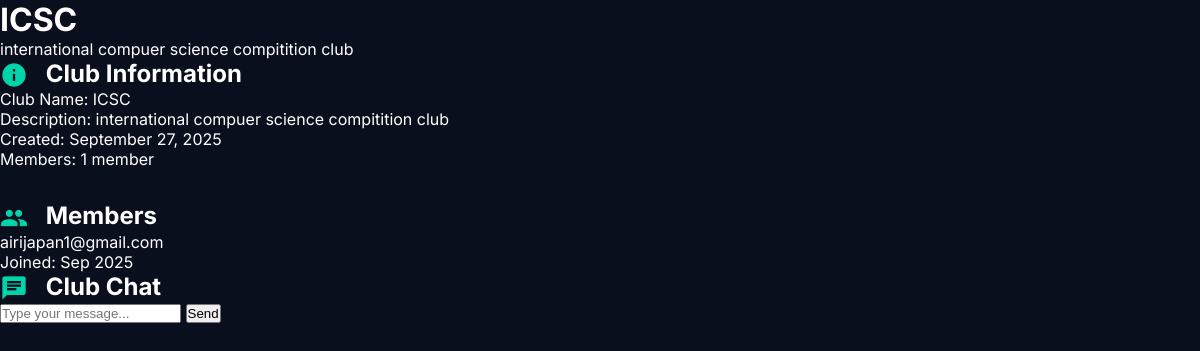
Screenshot of /clubs/2/dashboard/ (signed in) with the database file from the repository.
### api/models.py (models this page shows, shortened)
class Club(models.Model):
    name = models.CharField(max_length=150)
    description = models.TextField(blank=True)
    admin = models.ForeignKey('api.User', on_delete=models.CASCADE, related_name='admin_clubs')
    members = models.ManyToManyField('api.User', through='ClubMembership', related_name='clubs', blank=True)
    is_active = models.BooleanField(default=False, help_text="Set to True when a superuser approves the club")
    created_at = models.DateTimeField(auto_now_add=True)
    rejected_reason = models.TextField(blank=True, null=True, help_text="Reason for rejection if club was rejected")
    rejection_date = models.DateTimeField(null=True, blank=True)
    approved_date = models.DateTimeField(null=True, blank=True)

class User(AbstractUser):
    xp_points = models.IntegerField(default=0)

### frontend/views.py (the view)
# urls.py: path('clubs/<int:club_id>/dashboard/', club_dashboard_view, name='club_dashboard'),
@login_required
def club_dashboard_view(request, club_id):
    from django.shortcuts import get_object_or_404
    club = get_object_or_404(models.Club, id=club_id, is_active=True)
    is_member = False
    is_admin = False
    is_superuser = False
    if request.user.is_authenticated:
        is_superuser = request.user.is_superuser
        is_admin = club.admin == request.user
        is_member = club.members.filter(id=request.user.id).exists()
        if is_superuser:
            is_member = True  # Treat superusers as members for chat access
    context = {
        'club': club,
        'is_member': is_member,
        'is_admin': is_admin,
        'is_superuser': is_superuser,
        'websocket_url': f'/ws/chat/{club_id}/',
        'user': request.user
    }
    return render(request, 'club_dashboard.html', context)

### templates/club_dashboard.html (shortened to what this page needs)
<!DOCTYPE html>
<html lang="en">
<head>
    {% load static %}
    <link rel="stylesheet" href="{% static 'css/dashboard.css' %}">
</head>
<body class="club-dashboard">
    <div class="header">
        <h1>{{ club.name }}</h1>
        <p class="subtitle">{{ club.description }}</p>
    </div>
    <div class="dashboard-container">
        <div class="card">
            <h2><span class="material-icons">info</span> Club Information</h2>
            <div class="profile-info">
                <div class="info-item">
                    <span class="info-label">Club Name:</span>
                    <span class="info-value">{{ club.name }}</span>
                </div>
                <div class="info-item">
                    <span class="info-label">Description:</span>
                    <span class="info-value">{{ club.description }}</span>
                </div>
                <div class="info-item">
                    <span class="info-label">Created:</span>
                    <span class="info-value">{{ club.created_at|date:"F d, Y" }}</span>
                </div>
                <div class="info-item">
                    <span class="info-label">Members:</span>
                    <span class="info-value">{{ club.members.count }} member{{ club.members.count|pluralize }}</span>
                </div>
            </div>
            <h2 style="margin-top: 2rem;"><span class="material-icons">group</span> Members</h2>
            <div class="clubs-grid">
                {% for member in club.members.all %}
                    <div class="club-item">
                        <div class="club-description">{{ member.email }}</div>
                        <div class="club-description">Joined: {{ member.date_joined|date:"M Y" }}</div>
                    </div>
                {% empty %}
                    <div class="feature-item">
                        <div class="feature-title"><span class="material-icons">person_add</span> No Members Yet</div>
                        <div class="feature-description">This club is waiting for its first members to join!</div>
                    </div>
                {% endfor %}
            </div>
        </div>
        <div class="card chat-section">
            <h2><span class="material-icons">chat</span> Club Chat</h2>
            {% if user.is_authenticated and is_member %}
                <div class="chat-input-container">
                    <input type="text" id="chat-message-input" class="chat-input" placeholder="Type your message..." maxlength="500">
                    <button id="chat-message-submit" class="send-btn">Send</button>
                </div>
            {% endif %}
        </div>
    </div>
</body>
</html>

### static/css/dashboard.css (style rules this page uses)
* { margin: 0; padding: 0; box-sizing: border-box; }
body { font-family: 'Inter', sans-serif; background: #0a0f1e; color: white; min-height: 100vh; overflow-x: hidden; position: relative; }
.material-icons { font-family: 'Material Icons'; font-weight: normal; font-style: normal; font-size: 24px; line-height: 1; letter-spacing: normal; text-transform: none; display: inline-block; white-space: nowrap; word-wrap: normal; direction: ltr; vertical-align: middle; margin-right: 8px; color: #00d4aa; }
h2 .material-icons { font-size: 28px; margin-right: 12px; }

### rows the page displays
Club: name "ICSC", description "international compuer science compitition club", created_at "September 27, 2025", members.count "1"
User: email "airijapan1@gmail.com", date_joined "Sep 2025"
